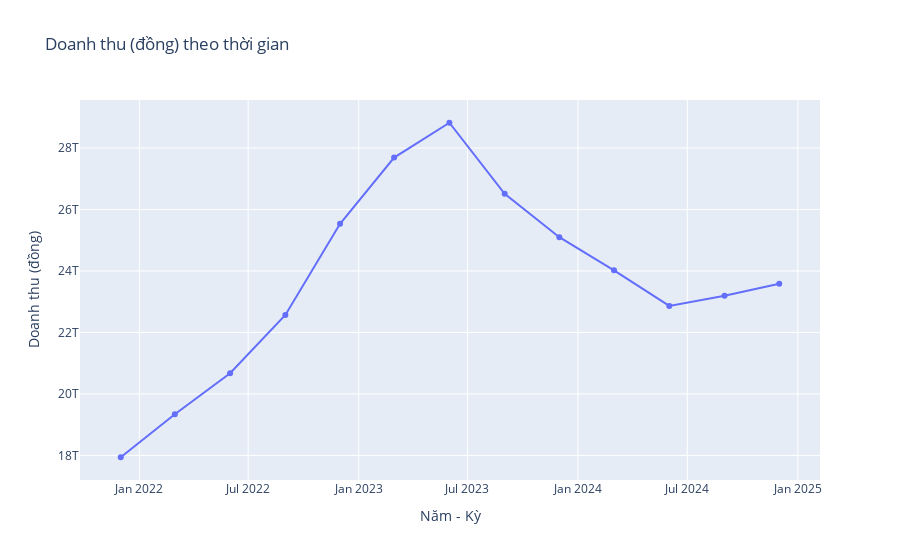

Source (notebook cell):
### Code cell
fig = go.Figure()

fig.add_trace(go.Scatter(
    x=vcb_kqkd["Năm"].astype(str) + "-" + vcb_kqkd["Tháng"].astype(str),
    y=vcb_kqkd["Doanh thu (đồng)"],
    mode="lines+markers",
    name="Doanh thu (đồng)"
))

fig.update_layout(
    title="Doanh thu (đồng) theo thời gian",
    xaxis_title="Năm - Kỳ",
    yaxis_title="Doanh thu (đồng)"
)

fig.show()

### Figure 1 — Plotly figure (JSON) as saved in the notebook; plotly's stock layout.template omitted (floating-point values rounded to 4 significant figures)
{"data": [{"mode": "lines+markers", "name": "Doanh thu (đồng)", "type": "scatter", "x": ["2024-12", "2024-9", "2024-6", "2024-3", "2023-12", "2023-9", "2023-6", "2023-3", "2022-12", "2022-9", "2022-6", "2022-3", "2021-12"], "y": [23581262000000, 23191212000000, 22862707000000, 24019660000000, 25097791000000, 26512406000000, 28822211000000, 27689870000000, 25534087000000, 22569428000000, 20671039000000, 19338145000000, 17939277000000]}], "layout": {"title": {"text": "Doanh thu (đồng) theo thời gian"}, "xaxis": {"title": {"text": "Năm - Kỳ"}}, "yaxis": {"title": {"text": "Doanh thu (đồng)"}}}}
